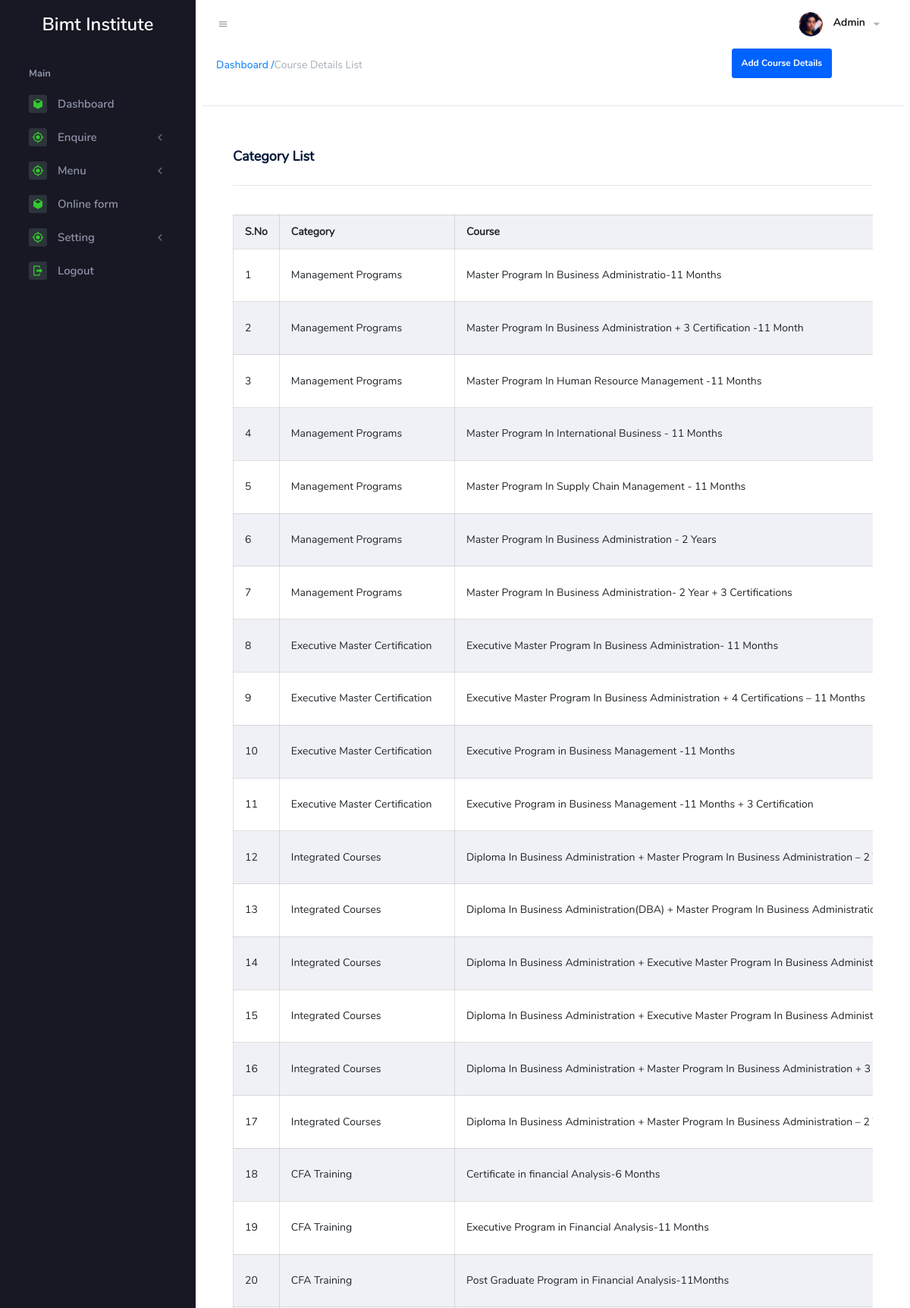
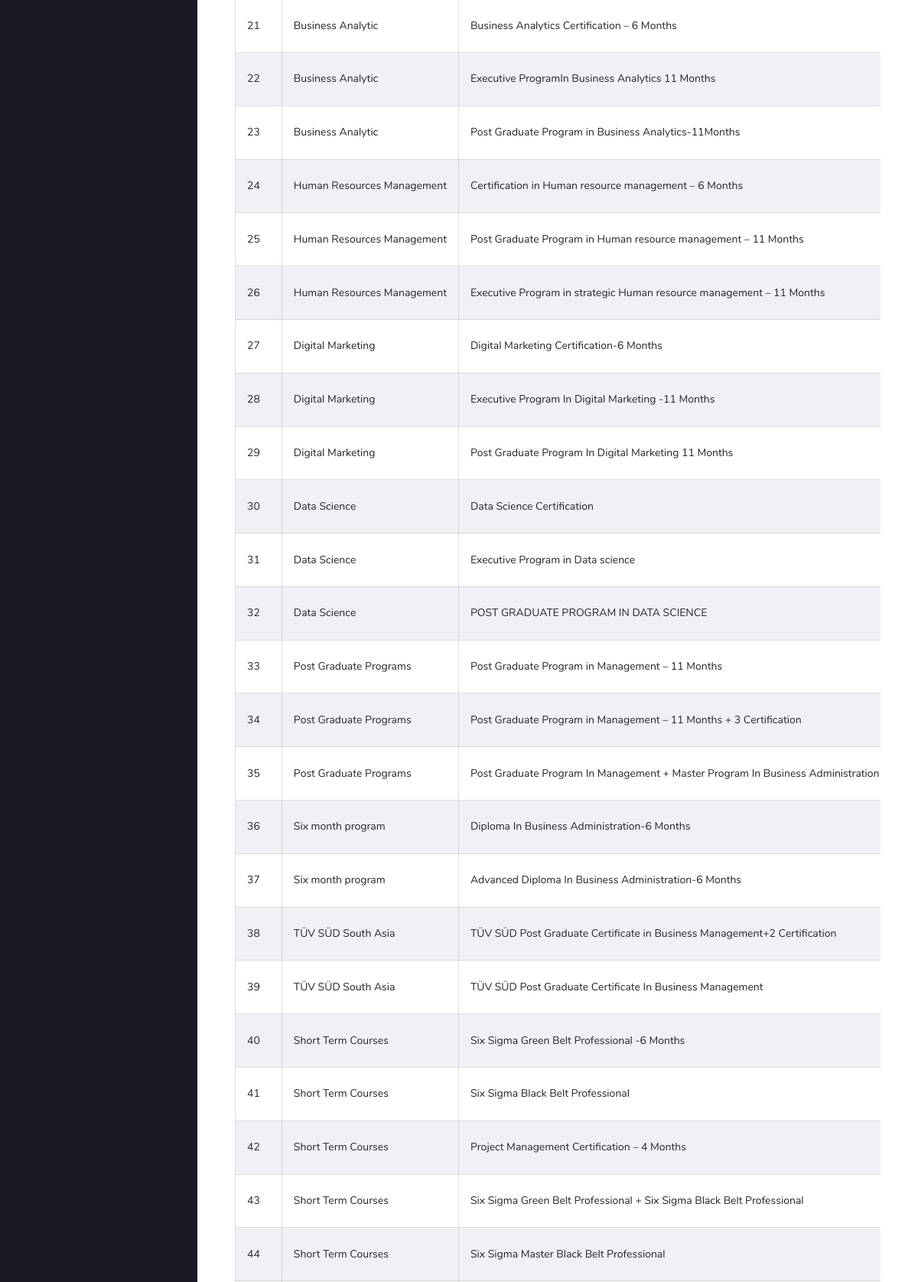
The page /index.php/admin/menu/coursedetailsList (upper part) on the database its author committed (2 pictures, top to bottom).
### tables this page shows
CREATE TABLE `course_details` (
  `id` int(11) NOT NULL,
  `category_id` int(11) NOT NULL,
  `subcategory_id` int(11) DEFAULT NULL,
  `courseoverview` longtext,
  `date` date DEFAULT NULL
);

CREATE TABLE `category` (
  `id` int(11) NOT NULL,
  `category` varchar(200) DEFAULT NULL,
  `status` enum('deactive','active') NOT NULL DEFAULT 'deactive',
  `link` varchar(200) DEFAULT NULL,
  `date` date DEFAULT NULL
);

CREATE TABLE `subcategory` (
  `id` int(11) NOT NULL,
  `category_id` int(11) DEFAULT NULL,
  `subcategory` varchar(200) DEFAULT NULL,
  `link` varchar(200) DEFAULT NULL,
  `date` date DEFAULT NULL
);

### application/controllers/admin/Menu.php (called while the page is built, shortened)
<?php if ( ! defined('BASEPATH')) exit('No direct script access allowed');
class Menu extends CI_Controller {
	public function __construct(){
        $this->load->model('common_model');
        $this->load->model('menu_model');
	    	$this->load->library("multi_menu");
    }
		  public function coursedetailsList(){
				 $data = array();
				 $data['page'] = 'Course Details List';
				 $data['course'] = $this->menu_model->course_details('course_details');
				 $data['category'] = $this->menu_model->get_category_data();
				 $data['main_content'] = $this->load->view('admin/menu/course_details/courseDetailsList', $data, TRUE);
				 $this->load->view('admin/index', $data);
		}
}

### index.php (called while the page is built, shortened)
<?php
require_once BASEPATH.'core/CodeIgniter.php';

### application/models/Menu_model.php (called while the page is built, shortened)
<?php
class Menu_model extends CI_Model {
    public function get_category_data(){
        $this->db->select('id,category,status');
        $this->db->from('category');
        $query = $this->db->get();
        $query = $query->result_array();
        return $query;
    }
             function course_details($table){
                  $this->db->select('course_details.id as id,category,subcategory');
                  $this->db->from($table);
                  $this->db->join('category','category.id=course_details.category_id','INNER');
                  $this->db->join('subcategory','subcategory.id=course_details.subcategory_id','INNER');
                  $query = $this->db->get();
                  $query = $query->result_array();
                  return $query;
                }
}

### application/views/admin/menu/course_details/courseDetailsList.php (the view, shortened to what this page needs)
<div class="container-fluid">
	<div class="row heading-bg">
		<div class="col-lg-9 col-sm-8 col-md-8 col-xs-12" >
			<ol class="breadcrumb" style="border:none;">
			<li><a href="<?php echo base_url('admin/Dashboard')?>">Dashboard / </a></li>
			<li  class="active"><span> <?php echo $page?></span></li>
			</ol>
		</div>
				<div class="span4 text-right">
					 <a href="<?php echo base_url('admin/menu/course_details')?>" class="btn btn-primary addNewbtn">Add Course Details</a>
			 </div><br>
		</div>
 <hr class="light-grey-hr" />
			<div class="row">
					<div class="col-md-12 grid-margin stretch-card">
						<div class="card">
							<div class="card-body">
										<h6 class="card-title">Category List</h6>
										<hr><br>
												<div class="table-responsive">
													<table class="table table-striped table-bordered data-table" id="myTable">
								 <tr>
									 <th>S.No</th>
									 <th>Category</th>
									 <th>Course</th>
								 </tr>
								 <?php $i=1; foreach($course as $row){?>
								 <tr>
									 <td> <?php echo $i ?></td>
									 <td><?php echo $row['category'] ?></td>
									 <td><?php echo $row['subcategory'] ?></td>
								 </tr>
    <?php $i++;} ?>
							 </table>
             </div>
						</div>
					</div>
				</div>
			</div>
		</div>

### rows shown on the page
course_details: category.category "Management Programs", subcategory.subcategory "Master Program In Business Administratio-11 Months"
course_details: category.category "Management Programs", subcategory.subcategory "Master Program In Business Administration + 3 Certification -11 Month"
course_details: category.category "Management Programs", subcategory.subcategory "Master Program In Human Resource Management -11 Months"
course_details: category.category "Management Programs", subcategory.subcategory "Master Program In International Business - 11 Months"
course_details: category.category "Management Programs", subcategory.subcategory "Master Program In Supply Chain Management - 11 Months"
course_details: category.category "Management Programs", subcategory.subcategory "Master Program In Business Administration - 2 Years"
course_details: category.category "Management Programs", subcategory.subcategory "Master Program In Business Administration- 2 Year + 3 Certifications"
course_details: category.category "Executive Master Certification", subcategory.subcategory "Executive Master Program In Business Administration- 11 Months"
course_details: category.category "Executive Master Certification", subcategory.subcategory "Executive Master Program In Business Administration + 4 Certifications – 11 Months"
course_details: category.category "Executive Master Certification", subcategory.subcategory "Executive Program in Business Management -11 Months"
course_details: category.category "Executive Master Certification", subcategory.subcategory "Executive Program in Business Management -11 Months + 3 Certification"
course_details: category.category "Integrated Courses", subcategory.subcategory "Diploma In Business Administration + Master Program In Business Administration – 2…"
course_details: category.category "Integrated Courses", subcategory.subcategory "Diploma In Business Administration(DBA) + Master Program In Business…"
course_details: category.category "Integrated Courses", subcategory.subcategory "Diploma In Business Administration + Executive Master Program In Business…"
course_details: category.category "Integrated Courses", subcategory.subcategory "Diploma In Business Administration + Executive Master Program In Business…"
course_details: category.category "Integrated Courses", subcategory.subcategory "Diploma In Business Administration + Master Program In Business Administration + 3…"
course_details: category.category "Integrated Courses", subcategory.subcategory "Diploma In Business Administration + Master Program In Business Administration – 2…"
course_details: category.category "CFA Training", subcategory.subcategory "Certificate in financial Analysis-6 Months"
course_details: category.category "CFA Training", subcategory.subcategory "Executive Program in Financial Analysis-11 Months"
course_details: category.category "CFA Training", subcategory.subcategory "Post Graduate Program in Financial Analysis-11Months"
course_details: category.category "Business Analytic", subcategory.subcategory "Business Analytics Certification – 6 Months"
course_details: category.category "Business Analytic", subcategory.subcategory "Executive ProgramIn Business Analytics 11 Months"
course_details: category.category "Business Analytic", subcategory.subcategory "Post Graduate Program in Business Analytics-11Months"
course_details: category.category "Human Resources Management", subcategory.subcategory "Certification in Human resource management – 6 Months"
course_details: category.category "Human Resources Management", subcategory.subcategory "Post Graduate Program in Human resource management – 11 Months"
course_details: category.category "Human Resources Management", subcategory.subcategory "Executive Program in strategic Human resource management – 11 Months"
course_details: category.category "Digital Marketing", subcategory.subcategory "Digital Marketing Certification-6 Months"
course_details: category.category "Digital Marketing", subcategory.subcategory "Executive Program In Digital Marketing -11 Months"
course_details: category.category "Digital Marketing", subcategory.subcategory "Post Graduate Program In Digital Marketing 11 Months"
course_details: category.category "Data Science", subcategory.subcategory "Data Science Certification"
course_details: category.category "Data Science", subcategory.subcategory "Executive Program in Data science"
course_details: category.category "Data Science", subcategory.subcategory "POST GRADUATE PROGRAM IN DATA SCIENCE"
course_details: category.category "Post Graduate Programs", subcategory.subcategory "Post Graduate Program in Management – 11 Months"
course_details: category.category "Post Graduate Programs", subcategory.subcategory "Post Graduate Program in Management – 11 Months + 3 Certification"
course_details: category.category "Post Graduate Programs", subcategory.subcategory "Post Graduate Program In Management + Master Program In Business Administration…"
course_details: category.category "Six month program", subcategory.subcategory "Diploma In Business Administration-6 Months"
course_details: category.category "Six month program", subcategory.subcategory "Advanced Diploma In Business Administration-6 Months"
course_details: category.category "TÜV SÜD South Asia", subcategory.subcategory "TÜV SÜD Post Graduate Certificate in Business Management+2 Certification"
course_details: category.category "TÜV SÜD South Asia", subcategory.subcategory "TÜV SÜD Post Graduate Certificate In Business Management"
course_details: category.category "Short Term Courses", subcategory.subcategory "Six Sigma Green Belt Professional -6 Months"
course_details: category.category "Short Term Courses", subcategory.subcategory "Six Sigma Black Belt Professional"
course_details: category.category "Short Term Courses", subcategory.subcategory "Project Management Certification – 4 Months"
course_details: category.category "Short Term Courses", subcategory.subcategory "Six Sigma Green Belt Professional + Six Sigma Black Belt Professional"
course_details: category.category "Short Term Courses", subcategory.subcategory "Six Sigma Master Black Belt Professional"

### other values the page prints
$page "Course Details List"
